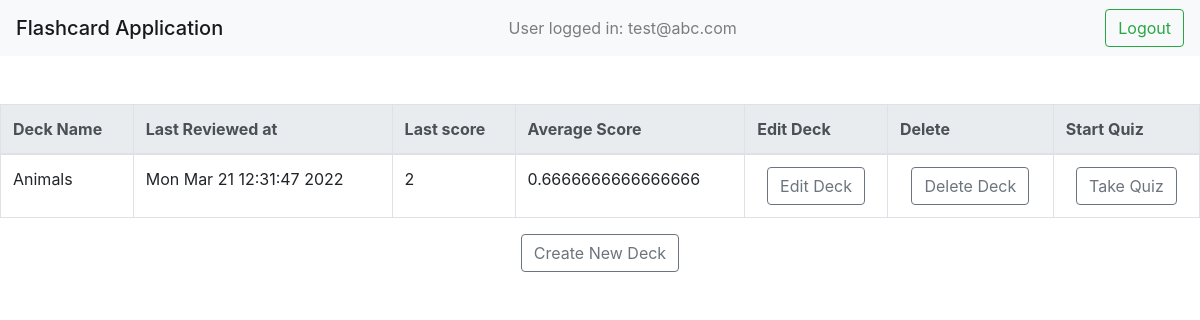
Page /dashboard/test@abc.com on the earlier database version.
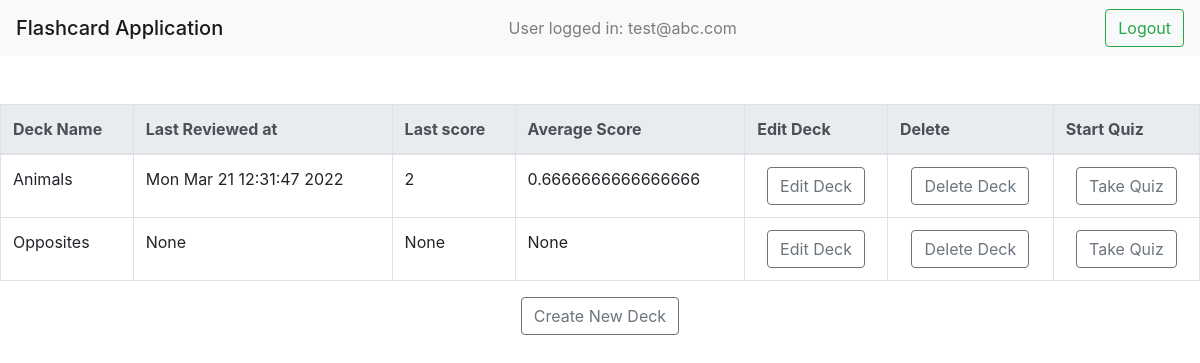
Same page on the later database version.
### application/models.py (models this page shows, shortened)
class User(db.Model,UserMixin):
  __tablename__ = 'user'
  id = db.Column(db.Integer, primary_key = True)
  username = db.Column(db.String(15))
  email = db.Column(db.String(255), unique=True)
  password = db.Column(db.String(255))
  active = db.Column(db.Boolean())
  fs_uniquifier = db.Column(db.String(255), unique=True, nullable=False)
  roles = db.relationship('Role', secondary=role_users,backref=db.backref('users', lazy='dynamic'))
  deck_user = db.relationship('UserDeckRelation', backref = 'user',cascade="all,delete")

class Deck(db.Model):
  __tablename__ = 'deck'
  deck_id = db.Column(db.Integer, primary_key = True, autoincrement = True)
  deck_name = db.Column(db.String(100), nullable = False)
  deck_total_score = db.Column(db.Integer)
  deck_average_score = db.Column(db.Float)
  card_deck = db.relationship('CardDeckRelation', backref = 'deck',cascade="all,delete")
  user_deck = db.relationship('UserDeckRelation', backref = 'deck',cascade="all,delete")

class UserDeckRelation(db.Model):
  __tablename__ = 'user_deck_relation'
  correct = db.Column(db.Integer)
  time = db.Column(db.String(100))
  quiz_count = db.Column(db.Integer)
  user_deck_relation_id = db.Column(db.Integer, primary_key = True, autoincrement = True)
  userUCR_foreignid = db.Column(db.Integer, db.ForeignKey('user.id'), nullable = False)
  deckUCR_foreignid = db.Column(db.Integer, db.ForeignKey('deck.deck_id'), nullable = False)

### application/controllers.py (the view)
@app.route('/dashboard/<string:email>',methods = ['GET','POST'])
def dashboard(email):
    user = User.query.filter_by(email = email).first()
    uid = user.id
    decks = Deck.query.all()
    score_info = UserDeckRelation.query.all()
    session['ques_seen'] = 0
    return render_template('dashboard.html',email = email, decks = decks,score_info = score_info,uid = uid)

### templates/dashboard.html (shortened to what this page needs)
<!DOCTYPE html>
<html lang="en">
<head>
  <link rel="stylesheet" href="https://maxcdn.bootstrapcdn.com/bootstrap/4.0.0/css/bootstrap.min.css">
</head>
<body>
  <nav class="navbar navbar-light bg-light">
    <span class="navbar-brand mb-0 h1">Flashcard Application</span>
    <span class="navbar-text">
      User logged in: {{email}} &nbsp &nbsp &nbsp &nbsp &nbsp &nbsp &nbsp &nbsp &nbsp &nbsp &nbsp
    </span>
    <form action='/logout' align = 'center'>
      <button class="btn btn-outline-success my-2 my-sm-0" type="submit">Logout</button>
    </form>
  </nav>
  <br><br>
  <table align = "center" class = "table table-bordered">
    <thead class="thead-light">
      <tr>
        <th>Deck Name</th>
        <th>Last Reviewed at</th>
        <th>Last score</th>
        <th>Average Score</th>
        <th>Edit Deck</th>
        <th>Delete</th>
        <th>Start Quiz</th>
      </tr>
    </thead>
    <tbody>
      {% for deck in decks %}
        {% for score in score_info %}
          {% if score['userUCR_foreignid'] == uid and score['deckUCR_foreignid'] == deck['deck_id']%}
            <tr>
              <td>{{ deck['deck_name'] }}</td>
              <td>{{score['time']}}</td>
              <td>{{score['correct']}}</td>
              <td>{{ deck['deck_average_score'] }}</td>
              <td>
                <form action='{{ url_for("edit_deck",email = email,deck_name = deck["deck_name"]) }}' align = 'center'>
                  <button class="btn btn-outline-secondary" type="submit">Edit Deck</button>
                </form>
              </td>
              <td>
                <form action='/dashboard/{{email}}/{{deck["deck_name"]}}/delete_deck' align = 'center'>
                  <button class="btn btn-outline-secondary" type="submit">Delete Deck</button>
                </form>
              </td>
              <td>
                <form action='/dashboard/{{email}}/{{deck["deck_name"]}}/quiz' align = 'center'>
                  <button class="btn btn-outline-secondary" type="submit">Take Quiz</button>
                </form>
              </td>
            </tr>
          {% endif %}
        {% endfor %}
      {% endfor %}
    </tbody>
  </table>
  <form action='{{ url_for("create_deck",email = email) }}' align = 'center'>
    <button class="btn btn-outline-secondary" type="submit">Create New Deck</button>
</form>
</body>
</html>

Differences in the rows shown:
added Deck: deck_name "Opposites", deck_average_score "None"
added UserDeckRelation: time "None", correct "None"
